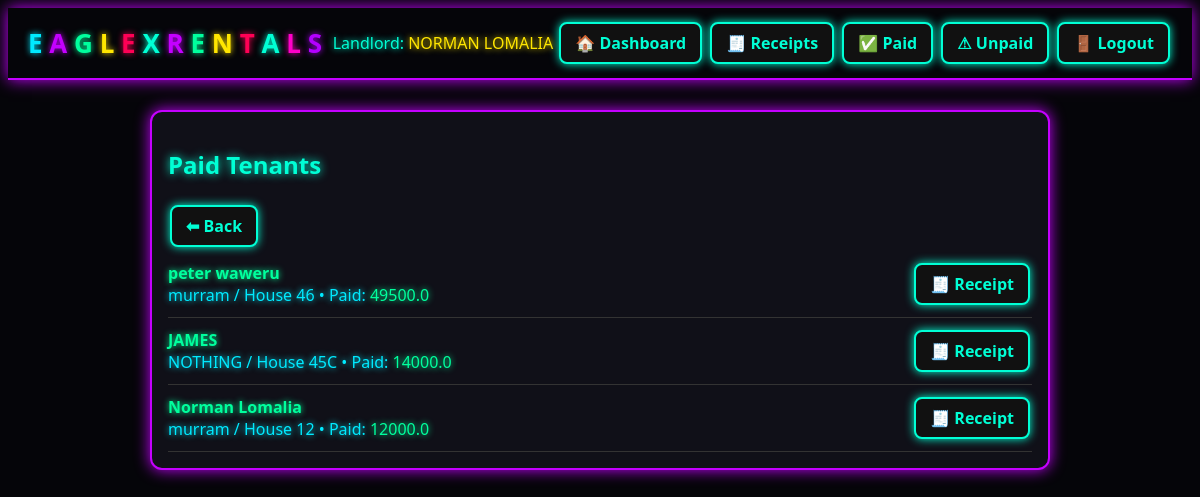
/tenants/paid (signed in), run on the app's committed database.
### app.py (models this page shows, shortened)
class Landlord(UserMixin, db.Model):
    id = db.Column(db.Integer, primary_key=True)
    first_name = db.Column(db.String(80), nullable=False)
    last_name = db.Column(db.String(80), nullable=False)
    email = db.Column(db.String(120), unique=True, nullable=False)
    phone = db.Column(db.String(50))
    password_hash = db.Column(db.String(200), nullable=False)
    buildings = db.relationship('Building', backref='landlord', cascade='all, delete-orphan')
    @property
    def full_name(self):
        return f"{self.first_name} {self.last_name}"

class Tenant(db.Model):
    id = db.Column(db.Integer, primary_key=True)
    name = db.Column(db.String(150), nullable=False)
    phone = db.Column(db.String(50))
    id_number = db.Column(db.String(100))
    email = db.Column(db.String(120))
    amount_paid = db.Column(db.Float, default=0.0)
    paid = db.Column(db.Boolean, default=False)
    receipt_created_at = db.Column(db.DateTime, default=datetime.utcnow)
    unit_id = db.Column(db.Integer, db.ForeignKey('unit.id'))
    created_at = db.Column(db.DateTime, default=datetime.utcnow)

class Building(db.Model):
    id = db.Column(db.Integer, primary_key=True)
    name = db.Column(db.String(150), nullable=False)
    landlord_id = db.Column(db.Integer, db.ForeignKey('landlord.id'), nullable=False)
    units = db.relationship('Unit', backref='building', cascade='all, delete-orphan')

class Unit(db.Model):
    id = db.Column(db.Integer, primary_key=True)
    number = db.Column(db.String(50), nullable=False)
    rent_amount = db.Column(db.Float, default=0.0)
    building_id = db.Column(db.Integer, db.ForeignKey('building.id'), nullable=False)
    tenant = db.relationship('Tenant', uselist=False, backref='unit')

### app.py (the view)
@app.route('/tenants/paid')
@login_required
def paid_tenants():
    tenants = Tenant.query.join(Unit).join(Building).filter(
        Building.landlord_id == current_user.id,
        Tenant.paid == True
    ).all()
    return render_template('paid_tenants.html', tenants=tenants)

### app.py (called while the page is built)
@login_manager.user_loader
def load_user(user_id):
    return Landlord.query.get(int(user_id))

### templates/paid_tenants.html
{% extends "base.html" %}
{% block content %}
<div class="card">
  <h2 class="neon-heading-cyan">Paid Tenants</h2>
  <a class="btn" href="{{ url_for('dashboard') }}">⬅ Back</a>
  {% if tenants %}
    <ul class="receipt-list">
      {% for t in tenants %}
        <li class="receipt-item">
          <div class="receipt-info">
            <span class="receipt-name neon-green">{{ t.name }}</span>
            <span class="neon-blue">
              {{ t.unit.building.name }} / House {{ t.unit.number }} •
              Paid: <span class="neon-green">{{ t.amount_paid }}</span>
            </span>
          </div>
          <a class="btn" href="{{ url_for('receipt', tid=t.id) }}" target="_blank">🧾 Receipt</a>
        </li>
      {% endfor %}
    </ul>
  {% else %}
    <p class="neon-yellow">No paid tenants yet.</p>
  {% endif %}
</div>
{% endblock %}

### templates/base.html (shortened to what this page needs)
<!doctype html>
<html lang="en">
<head>
  <link rel="stylesheet" href="{{ url_for('static', filename='css/neon.css') }}">
</head>
<body class="theme-dark">
  <header>
    <div class="header-title">
      <span class="logo-text">
        <span class="neon-blue">E</span>
        <span class="neon-purple">A</span>
        <span class="neon-green">G</span>
        <span class="neon-yellow">L</span>
        <span class="neon-red">E</span>
        <span class="neon-aqua">X</span>
        <span class="neon-purple">R</span>
        <span class="neon-green">E</span>
        <span class="neon-yellow">N</span>
        <span class="neon-red">T</span>
        <span class="neon-aqua">A</span>
        <span class="neon-pink">L</span>
        <span class="neon-violet">S</span>
      </span>
    </div>
    <div class="header-actions">
      {% if current_user.is_authenticated %}
        <span class="neon-aqua">
          Landlord:
          <span class="neon-yellow">{{ current_user.full_name }}</span>
        </span>
        <a class="btn" href="{{ url_for('dashboard') }}">🏠 Dashboard</a>
        <a class="btn" href="{{ url_for('receipts') }}">🧾 Receipts</a>
        <a class="btn" href="{{ url_for('paid_tenants') }}">✅ Paid</a>
        <a class="btn" href="{{ url_for('unpaid_tenants') }}">⚠ Unpaid</a>
        <a class="btn" href="{{ url_for('logout') }}">🚪 Logout</a>
      {% endif %}
    </div>
  </header>
  <main class="container">
    {% block content %}{% endblock %}
  </main>
</body>
</html>

### static/css/neon.css (style rules this page uses)
:root { --neon-blue: #00eaff; --neon-purple: #c400ff; --neon-pink: #ff00c8; --neon-aqua: #00ffd5; --neon-violet: #b300ff; --neon-green: #00ff9d; --neon-yellow: #ffe600; --neon-red: #ff0055; }
body.theme-dark { background: #050509; color: var(--neon-blue); font-family: 'Segoe UI', sans-serif; }
.container { max-width: 900px; margin: 20px auto; padding: 10px; }
header { display: flex; justify-content: space-between; align-items: center; padding: 10px 20px; border-bottom: 2px solid var(--neon-purple); box-shadow: 0 0 15px var(--neon-purple); }
.logo-text { font-size: 26px; font-weight: 900; }
.neon-blue { color: var(--neon-blue); text-shadow: 0 0 6px var(--neon-blue); }
.neon-purple { color: var(--neon-purple); text-shadow: 0 0 6px var(--neon-purple); }
.neon-pink { color: var(--neon-pink); text-shadow: 0 0 6px var(--neon-pink); }
.neon-aqua { color: var(--neon-aqua); text-shadow: 0 0 6px var(--neon-aqua); }
.neon-violet { color: var(--neon-violet); text-shadow: 0 0 6px var(--neon-violet); }
.neon-green { color: var(--neon-green); text-shadow: 0 0 6px var(--neon-green); }
.neon-yellow { color: var(--neon-yellow); text-shadow: 0 0 6px var(--neon-yellow); }
.neon-red { color: var(--neon-red); text-shadow: 0 0 6px var(--neon-red); }
h1, h2, h3, h4 { font-weight: 800; }
.neon-heading-cyan { color: var(--neon-aqua); text-shadow: 0 0 10px var(--neon-aqua); }
.btn { padding: 8px 14px; border-radius: 8px; border: 2px solid var(--neon-aqua); background: #111; color: var(--neon-aqua); font-weight: 700; cursor: pointer; text-decoration: none; display: inline-block; margin: 4px 2px; box-shadow: 0 0 10px var(--neon-aqua); transition: 0.2s; }
.card { background: #101018; border: 2px solid var(--neon-purple); box-shadow: 0 0 15px var(--neon-purple); padding: 16px; border-radius: 12px; margin-bottom: 20px; }
.receipt-list { list-style: none; padding: 0; margin: 0; }
.receipt-item { display: flex; justify-content: space-between; align-items: center; padding: 8px 0; border-bottom: 1px solid #333; }
.receipt-info { display: flex; flex-direction: column; }
.receipt-name { font-weight: 700; }

### data on the page
Landlord: full_name "NORMAN LOMALIA"
Tenant: name "peter waweru", unit.building.name "murram", unit.number "46", amount_paid "49500.0"
Tenant: name "JAMES", unit.building.name "NOTHING", unit.number "45C", amount_paid "14000.0"
Tenant: name "Norman Lomalia", unit.building.name "murram", unit.number "12", amount_paid "12000.0"
